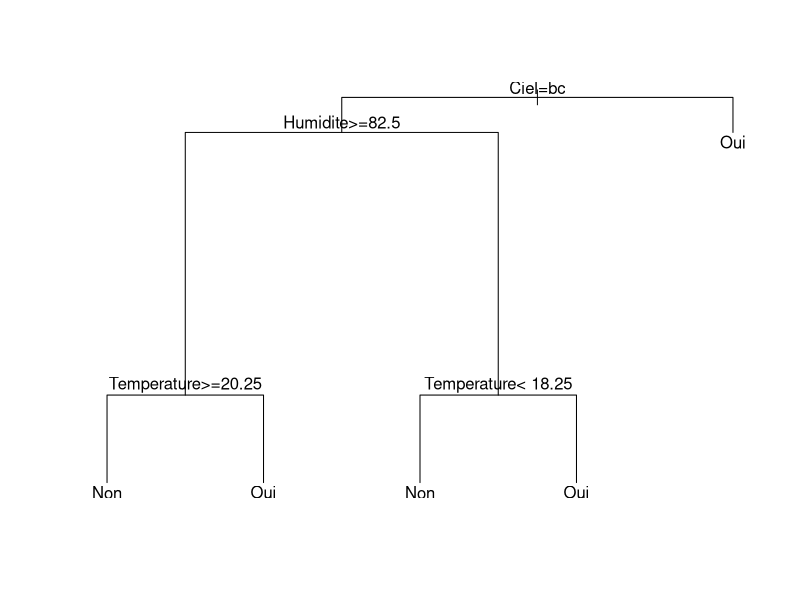
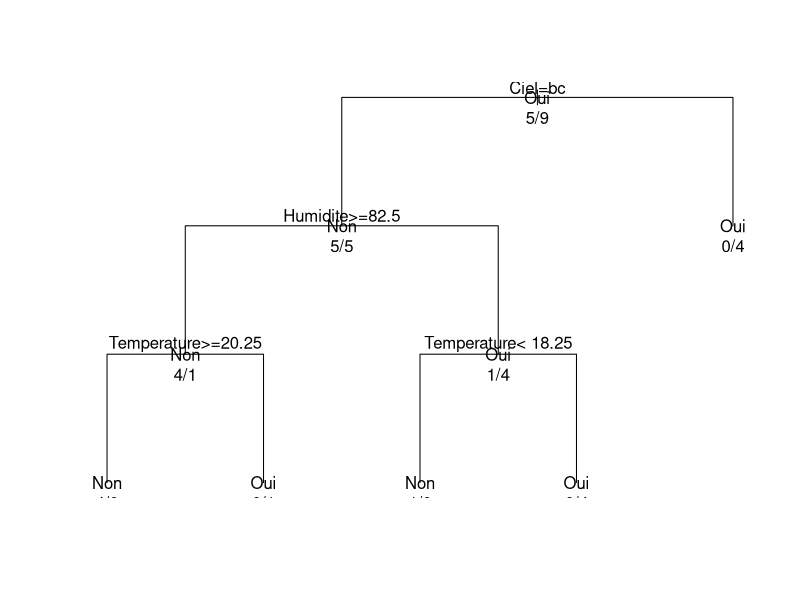
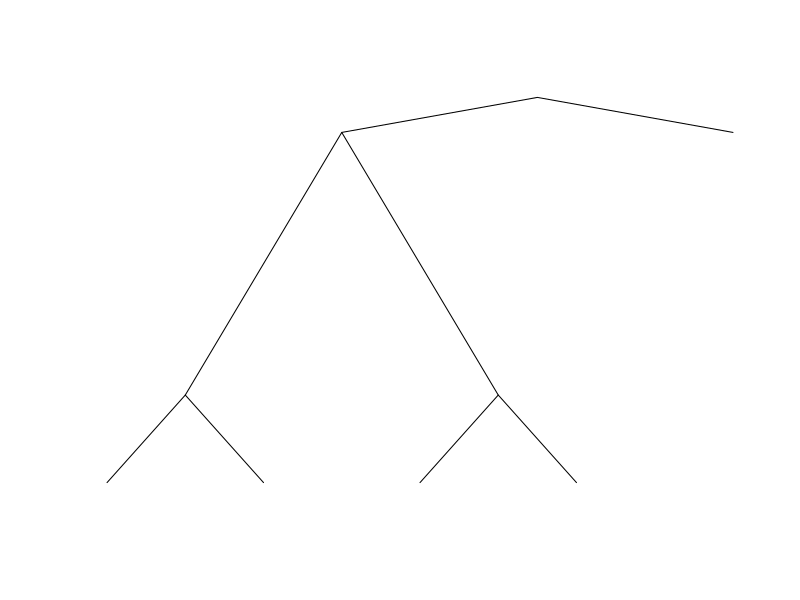
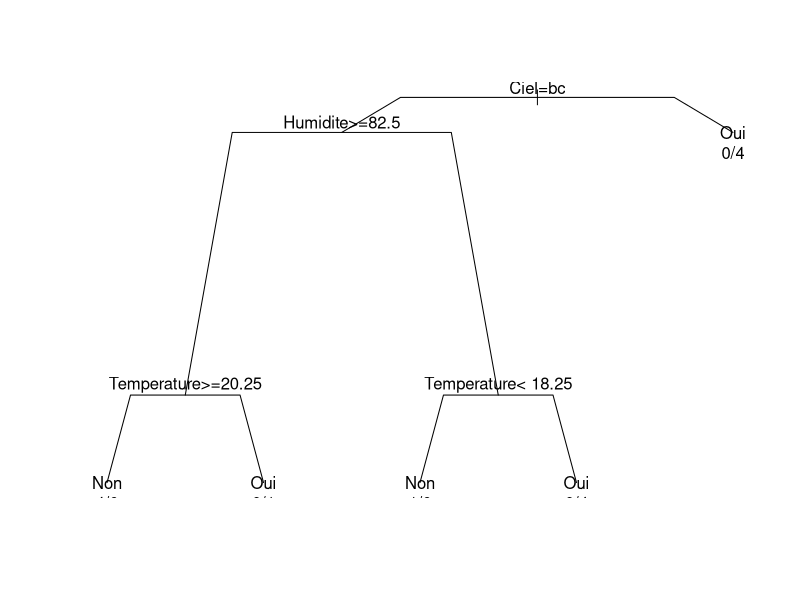
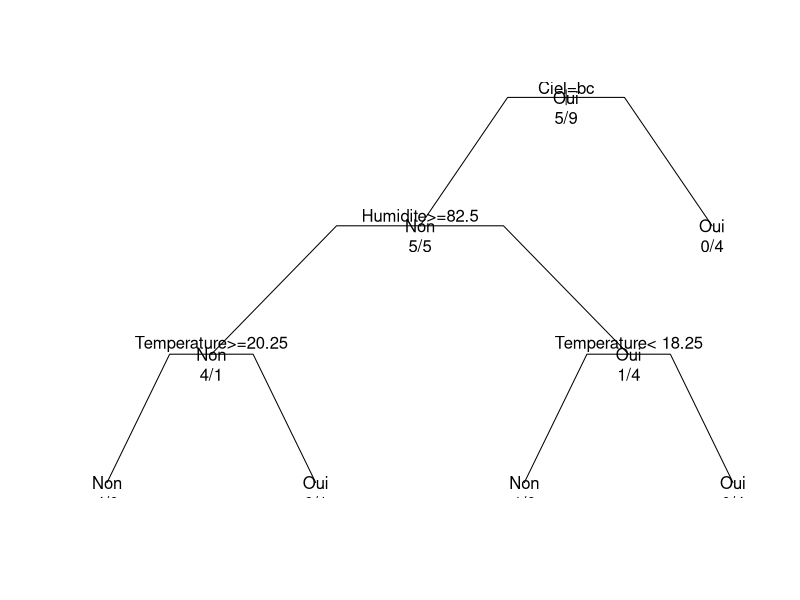
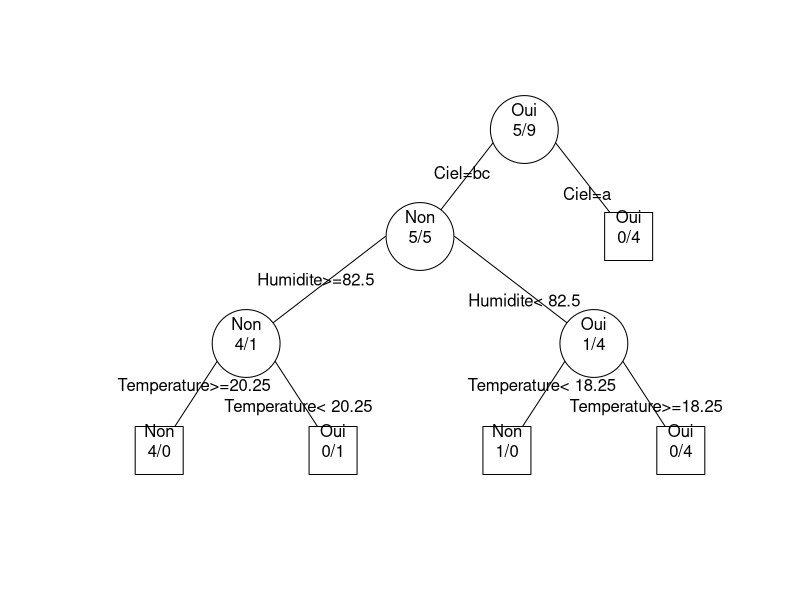
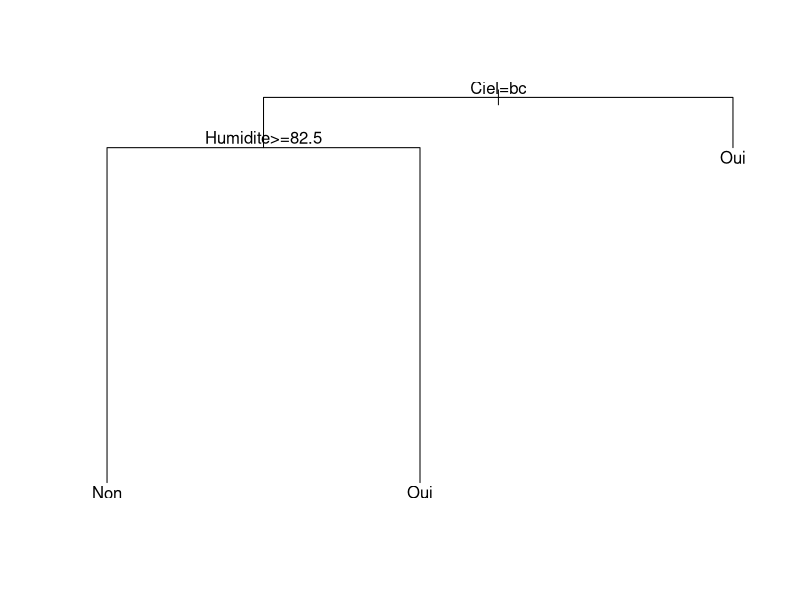

These figures' R source, in order: (Note: this script raises an error after producing the figures.)
# Title     : TODO
# Objective : TODO
# Created by: AYOUB
# Created on: 03/12/2020

set.seed(0)

# Library rpart

library(rpart)

data.tennis <- read.csv("tennis.csv")
summary(data.tennis)
dt <- data.tennis
# construire arbre de désicion

tree.tennis <- rpart(Jouer ~ Ciel + Temperature + Humidite + Vent, data.tennis)

# Consulter aide
?rpart

# Creer un controle
tennis.cnt <- rpart.control(minsplit = 1)

# refaire l'arbe avec un controle
tree.tennis <- rpart(Jouer ~ Ciel + Temperature + Humidite + Vent, data.tennis, control = tennis.cnt)
tree.tennis

# Afficher l'arbre
plot(tree.tennis)
text(tree.tennis)

# Interpreter les resultats obtenus par les commande suivantes
plot(tree.tennis, uniform = T)
text(tree.tennis, use.n = T, all = T)

plot(tree.tennis, branch = 0)
plot(tree.tennis, branch = .7)
text(tree.tennis, use.n = T)

plot(tree.tennis, branch = .4, uniform = T, compress = T)
text(tree.tennis, all = T, use.n = T)

plot(tree.tennis, branch = .2, uniform = T, compress = T, margin = .1)
text(tree.tennis, all = T, use.n = T, fancy = T)

# prediction

#
data.test <-read.csv("tennis_test.csv")
predict(tree.tennis, data.test, "class")

predict <- predict(tree.tennis, data.tennis, "class")
table(predict, data.tennis$Jouer)

#last question
cnt.tennis <- rpart.control(minsplit = 5)
tree.tennis <-rpart(Jouer ~ Ciel +Temperature +Humidite + Vent, data.tennis, control = cnt.tennis)
plot(tree.tennis)
text(tree.tennis)
prediction <- predict(tree.tennis, data.tennis, "class")
table(prediction, data.tennis$Jouer)
#en essayant il se trompe


##############################################################
######################### exercice 2 #########################
##############################################################

data(car.test.frame)
data.cars <- car.test.frame
summary(data.cars)

# premiers lignes
head(data.cars)
summary(data.cars)
dim(data.cars)
str(data.cars)

# affichage de nissane Maxima V6
data.cars["Nissan Maxima V6"]
dc <- data.cars
# les classes
levels(data.cars$Type)
summary(data.cars$Type)

effectif <- summary(data.cars$Type)
plot(effectif)
plot(table(data.cars$Type))
barplot(effectif)

#afficher les caractéristiques d'une voiture
data.cars["Nissan Maxima V6",]
levels(data.cars$Type)
table(data.cars$Type)

plot(table(data.cars$Type))
barplot(table(data.cars$Type))

# dépendance deux à deux
plot(dc$Type, dc$Country)
plot(dc$Type, dc$Disp.)
plot(dc$Type, dc$HP)
plot(dc$Type, dc$Mileage)
plot(dc$Type, dc$Price)
plot(dc$Type, dc$Reliability)
plot(dc$Type, dc$Weight)
# ....

plot(dc$Weight, dc$Disp.)

# Arbre de decesion
arbre.cars <- rpart(Type ~ Price + Country + Reliability + Mileage + Weight + Disp. + HP, data.cars, control = rpart.control(minsplit = 1))
plot(arbre.cars)
text(arbre.cars)

# Grand arbre complexe pas bien lisible
tree.cars.pruned <- prune(arbre.cars, cp = 0.3)
tree.cars.pruned

# 0.3 on a un noeud Root

plot(tree.cars.pruned)
text(tree.cars.pruned)

# Table des validation coisées
arbre.cars$cptable
#l'arbre est lié a une table "cptable" , chaque ligne est un arbre élagé, le plus développé est le 8 eme,
# il y en a le nbr de noeuds, le cp(parametre de controle), cette table permet de determiner le meilleur cp =>la meilleur valeur dans notre cas c'est 0.04 regarde la console(puisque xerreur diminue puis augmente)

#rel erreur : l'erreur sur l'ensemble d'apprentissage(data.cars), elle est normalisé grace à la validation croisée pour reitérer plusieurs fois sur chaque partie de données
#xerror : l'erreur sur l'ensemble de test
# 75 % donnes d'apprentisssage et 25 % pour les testes
#rpart(formule, data) => validation croiséé c'est une methode de validation de mon modèle lorsqque j'ai un pas bcp de donnée(voir le cours)
err.app <- arbre.cars$cptable[,3] * (45/60) # je multiplie par 45/60 pout avoir le reel
err.app
err.test <- arbre.cars$cptable[,4] * (45/60) + arbre.cars$cptable[,5]
err.test

# Optimale de cp est 0.04 parce que on l'esrreur diminue et il auugment qu'on depasse le cp  = 0.04

nbNodes <- tree.cars$cptable[,2]+1